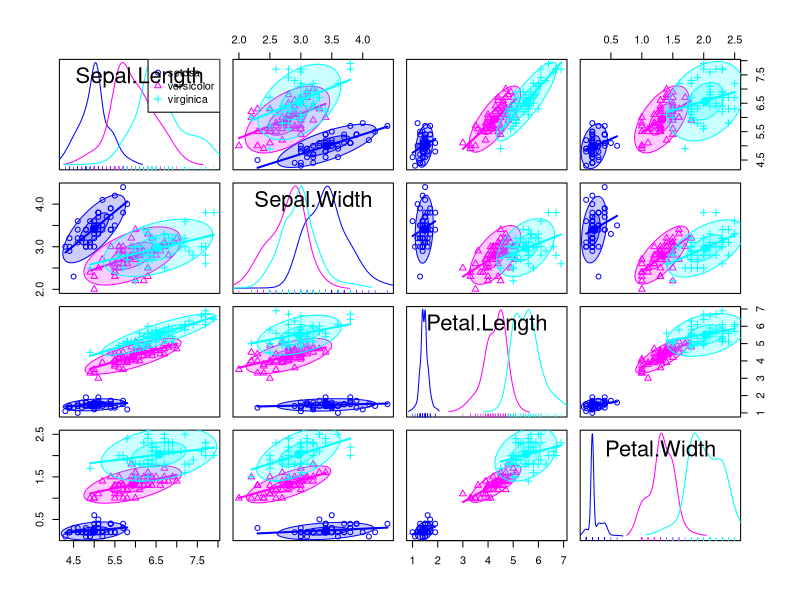
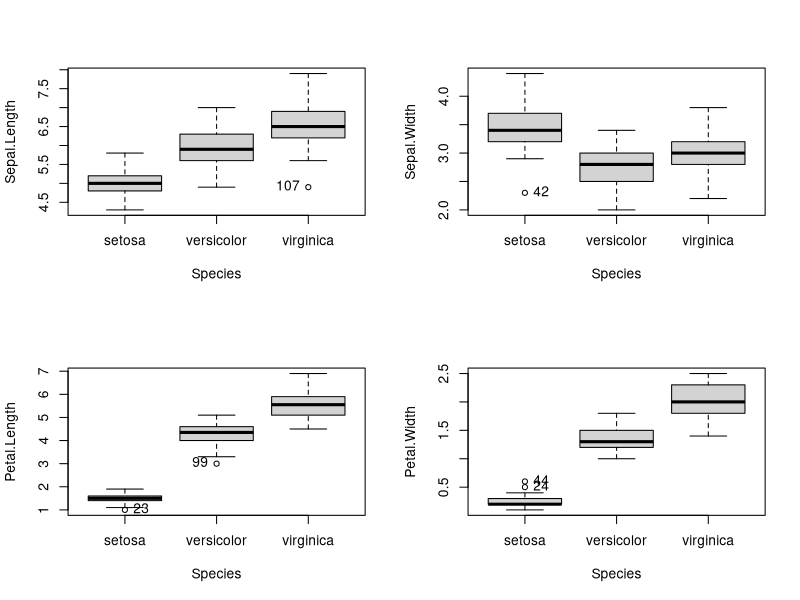
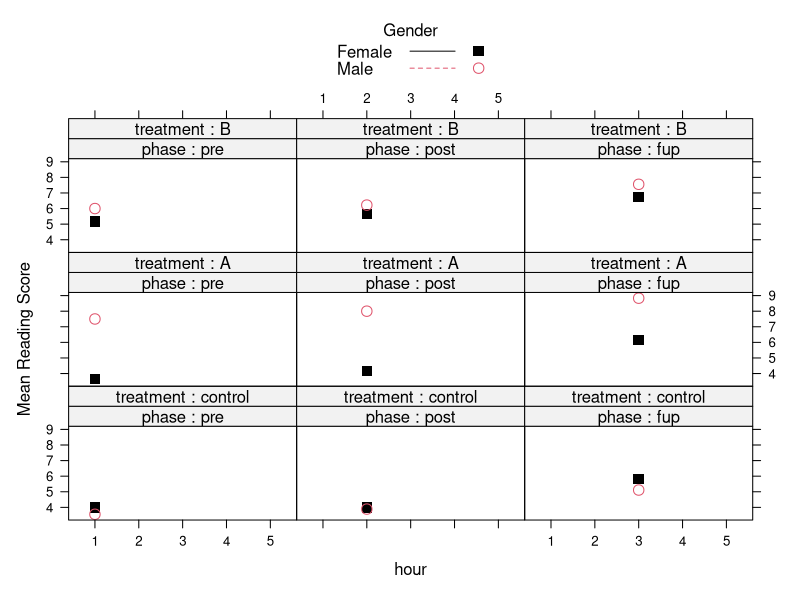

The R script that drew these images, in order:
library(car)
some(iris)

scatterplotMatrix(~ Sepal.Length + Sepal.Width + Petal.Length + Petal.Width | Species, 
                  data=iris, smooth=FALSE, reg.line=FALSE, ellipse=TRUE, by.groups=TRUE, diagonal="none")

par(mfrow=c(2, 2))
for  (response in c("Sepal.Length", "Sepal.Width", "Petal.Length", "Petal.Width"))
  Boxplot(iris[, response] ~ Species, data=iris, ylab=response)

mod.iris <- lm(cbind(Sepal.Length, Sepal.Width, Petal.Length, Petal.Width) ~ Species, data=iris)
class(mod.iris)
mod.iris
summary(mod.iris)
(manova.iris <- Anova(mod.iris))
class(manova.iris)
summary(manova.iris)
anova(mod.iris)
linearHypothesis(mod.iris, "0.5*Speciesversicolor + 0.5*Speciesvirginica", verbose=TRUE)
linearHypothesis(mod.iris, "Speciesversicolor = Speciesvirginica", verbose=TRUE)
C <- matrix(c(1, -0.5, -0.5, 0, 1, -1), 3, 2)
colnames(C) <- c("setosa vs. versicolor & virginica", "versicolor & virginica")
contrasts(iris$Species) <- C
contrasts(iris$Species)
(mod.iris.2 <- update(mod.iris))
linearHypothesis(mod.iris.2, c(0, 1, 0)) # setosa vs. versicolor & virginica
linearHypothesis(mod.iris.2, c(0, 0, 1)) # versicolor vs. virginica
anova(mod.iris, imatrix=list(Sepal.Length=matrix(c(1, 0, 0, 0))))
linearHypothesis(mod.iris, c("Speciesversicolor = 0", "Speciesvirginica = 0"), 
                 P=matrix(c(1, 0, 0, 0))) # equivalent
Anova(lm(Sepal.Length ~ Species, data=iris))

# Handling Repeated Measures
some(OBrienKaiser)
contrasts(OBrienKaiser$treatment)
contrasts(OBrienKaiser$gender)
xtabs(~ treatment + gender, data=OBrienKaiser)
phase <- factor(rep(c("pretest", "posttest", "followup"), c(5, 5, 5)), 
                levels=c("pretest", "posttest", "followup"))
hour <- ordered(rep(1:5, 3))
idata <- data.frame(phase, hour)
idata
OBrien.long <- reshape(OBrienKaiser, varying=c("pre.1", "pre.2", "pre.3", "pre.4", "pre.5",
                                               "post.1", "post.2", "post.3", "post.4", "post.5", 
                                               "fup.1", "fup.2", "fup.3", "fup.4", "fup.5"), 
                       v.names="score", 
                       timevar="phase.hour", direction="long")
OBrien.long$phase <- ordered(c("pre", "post", "fup")[1 + ((OBrien.long$phase.hour - 1) %% 5)], 
                             levels=c("pre", "post", "fup"))
OBrien.long$hour <- ordered(1 + ((OBrien.long$phase.hour - 1) %% 5))
dim(OBrien.long)
head(OBrien.long, 25)
Means <- as.data.frame(ftable(with(OBrien.long,
                                   tapply(score, list(treatment=treatment, gender=gender, 
                                                      phase=phase, hour=hour), mean))))
names(Means)[5] <- "score"
dim(Means)
head(Means, 25)
library(lattice)
xyplot(score ~ hour | phase + treatment, groups=gender, type="b",
       strip=function(...) strip.default(strip.names=c(TRUE, TRUE), ...), 
       lty=1:2, pch=c(15, 1), col=1:2, cex=1.25, 
       ylab="Mean Reading Score", data=Means, 
       key=list(title="Gender", cex.title=1, 
                text=list(c("Female", "Male")), lines=list(lty=1:2, col=1:2), 
                points=list(pch=c(15, 1), col=1:2, cex=1.25)))
mod.ok <- lm(cbind(pre.1, pre.2, pre.3, pre.4, pre.5, 
                   post.1, post.2, post.3, post.4, post.5, 
                   fup.1, fup.2, fup.3, fup.4, fup.5) ~ treatment*gender, 
             data=OBrienKaiser)
mod.ok
(av.ok <- Anova(mod.ok, idata=idata, idesign=~phase*hour, type=3))
summary(av.ok, multivariate=FALSE)
linearHypothesis(mod.ok, "(Intercept) = 0", idata=idata, 
                 idesign=~phase*hour, iterms="hour") # test hour main effect
(Hour <- model.matrix(~ hour, data=idata))
linearHypothesis(mod.ok, "(Intercept) = 0", 
                 P=Hour[, c(2:5)]) # test hour main effect (equivalent)
linearHypothesis(mod.ok, "(Intercept) = 0", P=Hour[, 2, drop=FALSE]) # linear 
linearHypothesis(mod.ok, "(Intercept) = 0", P=Hour[, 3, drop=FALSE]) # quadratic
linearHypothesis(mod.ok, "(Intercept) = 0", P=Hour[, 4, drop=FALSE]) # cubic
linearHypothesis(mod.ok, "(Intercept) = 0", P=Hour[, 5, drop=FALSE]) # quartic
linearHypothesis(mod.ok, "(Intercept) = 0", P=Hour[, c(2, 4:5)]) # all non-quadratic
